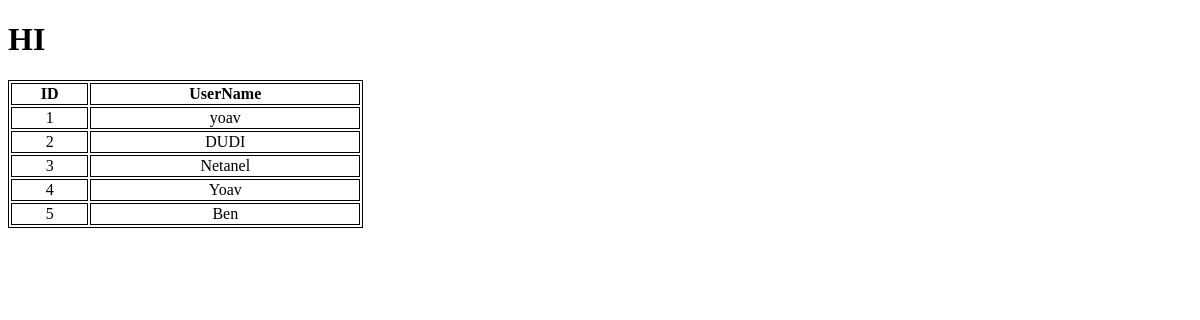
The app's page /summary, older data.
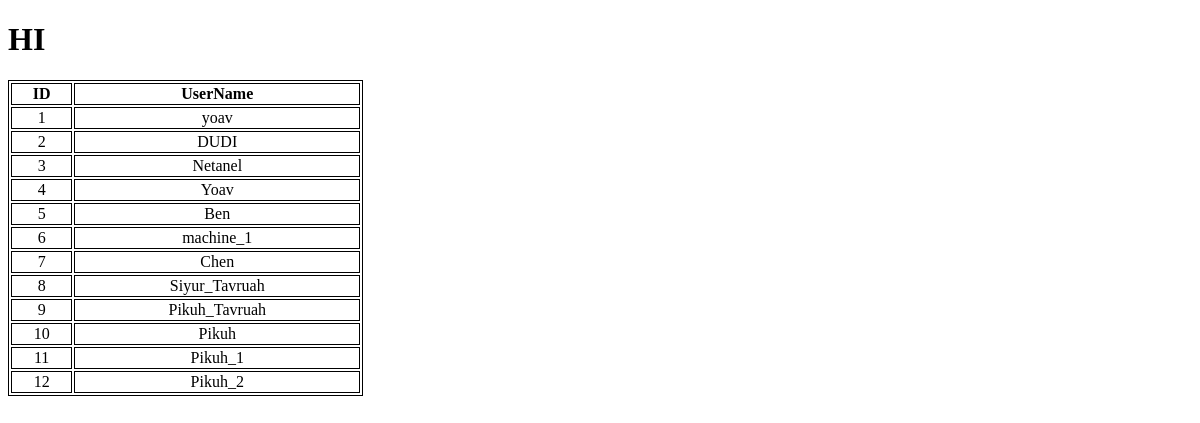
The same page, newer data.
### server.py (models this page shows, shortened)
class User(db.Model):
    id = db.Column(db.Integer, primary_key=True)
    username = db.Column(db.String(20), unique=True, nullable=False)
    posts = db.relationship('Post', backref='author', lazy=True)

### server.py (the view)
@app.route('/summary')
def index():
    rows = User.query.all()
    return render_template('main_summary.html',
                            title='Overview',
                            rows=rows)

### templates/main_summary.html (shortened to what this page needs)
<!DOCTYPE html>
<html lang="en">
<head>
    <link rel= "stylesheet" type= "text/css" href= "{{ url_for('static',filename='styles/index.css') }}">
</head>
<body style="background-color:white;">
    <h1>HI</h1>
<table style="border: 1px solid; width: 30%;">
    <tr>
        <th style="border: 1px solid; text-align: center;">ID</th>
        <th style="border: 1px solid; text-align: center;">UserName</th>
    </tr>
    {% for row in rows %}
<tr>
    <td style="border: 1px solid; text-align: center;">{{ row.id }}</a></td>
    <td style="border: 1px solid; text-align: center;">{{ row.username }}</td>
</tr>
{% endfor %}
</body>
</html>

### static/styles/index.css (style rules this page uses)
body { background-color: blue; }

Row changes from the older to the newer data that the page shows:
added User: id "6", username "machine_1"
added User: id "7", username "Chen"
added User: id "8", username "Siyur_Tavruah"
added User: id "9", username "Pikuh_Tavruah"
added User: id "10", username "Pikuh"
added User: id "11", username "Pikuh_1"
added User: id "12", username "Pikuh_2"
